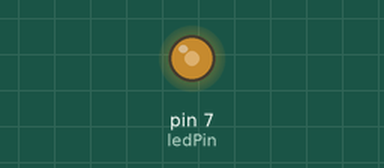
Recording of a sketch running on a simulated Arduino Uno, built with avr-gcc and run on an emulated ATmega328P. Shown: output pins drawn as LEDs (lit = HIGH).

Above: at 0.1 s.
Timing chart, 0 to 1.6 s (numbered marks = the images above):
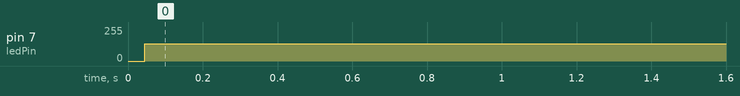

Measured:
- by itself, pin 7 (ledPin): 0/255 → 128/255 at 0.05 s

The sketch:

blink.ino
```cpp
const int ledPin =  7;// the number of the LED pin
int ledState = LOW;             // ledState used to set the LED
unsigned long previous = 0;        // will store last time LED was updated
const long interval = 1000;           // interval at which to blink (microseconds)

void setup() {
  pinMode(ledPin, OUTPUT);
}

void loop() {
  unsigned long current = micros();

  if (current - previous >= interval) {
    previous = current;

    if (ledState == LOW) {
      ledState = HIGH;
    } else {
      ledState = LOW;
    }

    digitalWrite(ledPin, ledState);
  }
}
```
